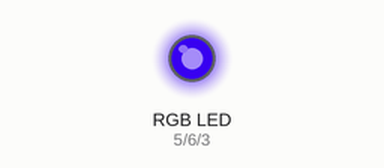
Simulated run of this sketch. Board: Arduino Uno, built with avr-gcc and run on an emulated ATmega328P. Shown: an RGB LED mixed from three pins (HIGH = lit). Dim RGB values are drawn brighter than linear.

Above: at 0.05 s.
At 0.7 s:
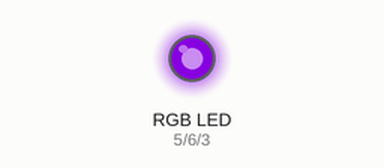
At 1.35 s:
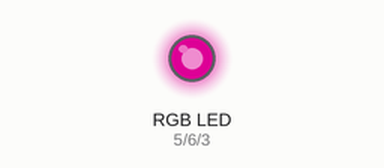
At 2.7 s:
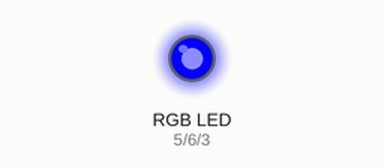
Timing chart, 0 to 6.9 s (numbered marks = the images above):
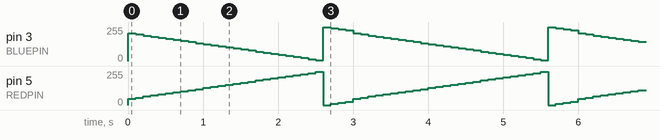

The sketch:

test_LED_stip.ino
```cpp
// color swirl! connect an RGB LED to the PWM pins as indicated
// in the #defines
// public domain, enjoy!

#define REDPIN 5
#define GREENPIN 6
#define BLUEPIN 3
#define FADESPEED 2 // make this higher to slow down

void setup() {
  pinMode(REDPIN, OUTPUT);
  pinMode(GREENPIN, OUTPUT);
  pinMode(BLUEPIN, OUTPUT);
}

void loop() {

  int r, g, b;

  int HeartRate; //average bpm
  for (HeartRate = 70; HeartRate< 100; HeartRate++) {

    r = 255/30*HeartRate;
    b = 255 - 255/30*HeartRate;

    analogWrite(REDPIN, r);
    analogWrite(BLUEPIN, b);
    delay(100);
  }


//
//  // fade from blue to violet
//  for (r = 0; r < 256; r++) {
//    analogWrite(REDPIN, r);
//    delay(FADESPEED);
//  }
//
//  // fade from violet to red
//  for (b = 255; b > 0; b--) {
//    analogWrite(BLUEPIN, b);
//    delay(FADESPEED);
//  }
//
//  // fade from red to yellow
//  for (g = 0; g < 256; g++) {
//    analogWrite(GREENPIN, g);
//    delay(FADESPEED);
//  }
//
//  // fade from yellow to green
//  for (r = 255; r > 0; r--) {
//    analogWrite(REDPIN, r);
//    delay(FADESPEED);
//  }
//
//  // fade from green to teal
//  for (b = 0; b < 256; b++) {
//    analogWrite(BLUEPIN, b);
//    delay(FADESPEED);
//  }
//
//  // fade from teal to blue
//  for (g = 255; g > 0; g--) {
//    analogWrite(GREENPIN, g);
//    delay(FADESPEED);
//  }
}
```

Measured:
- by itself, pin 3 (BLUEPIN): ramps from 255/255 to 7/255 and jumps back, once every 3.0 s
- by itself, pin 5 (REDPIN): ramps from 0/255 to 248/255 and jumps back, once every 3.0 s
